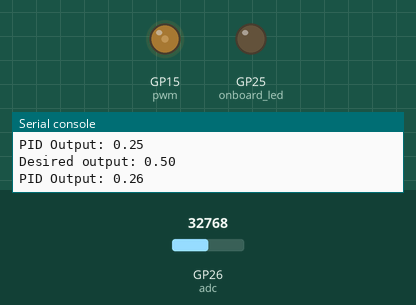
The program below on a simulated Raspberry Pi Pico running MicroPython. On the bench: output pins drawn as LEDs (lit = HIGH), the last lines printed to the serial console. The test bench sets the inputs (shaded band); at power-on: GP26 (adc) = 32768 (analog values on the 0–65535 scale).

Above: at 1.28 s.
1.3 s: GP26 (adc) set to 19660
4.3 s: GP26 (adc) set to 45874
At 5.54 s:
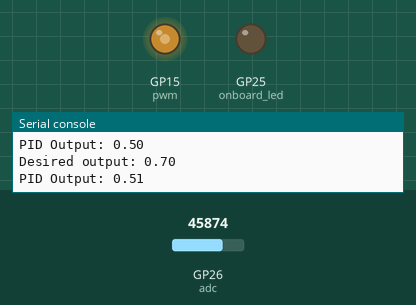
7.3 s: GP26 (adc) set to 57670
At 10.0 s:
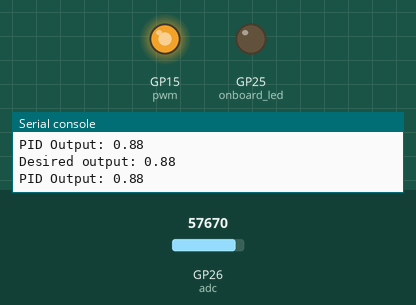
Timing chart, 0 to 11.5 s (numbered marks = the images above; inputs shaded):
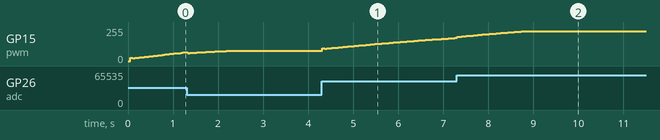

The program:

main.py
```python
from machine import Pin, ADC, PWM
from utime import sleep
from pid import PID

onboard_led = Pin("LED", Pin.OUT)
adc = ADC(Pin(26))
pwm = PWM(Pin(15))
pwm.freq(1000)

pins = [onboard_led]

sample_time = 0.05  # seconds


def read_normalized_adc() -> float:
    return adc.read_u16() / 65535.0


def write_pwm(value: float) -> None:
    duty = int(max(0.0, min(1.0, value)) * 65535)
    pwm.duty_u16(duty)


pid_controller = PID(
    kp=0.02,
    ki=0.008,
    kd=0.008,
    sample_time=sample_time,
    deadband=0.005,
    out_min=0.0,
    out_max=1.0,
)

while True:
    try:
        # onboard_led.toggle()

        sp = read_normalized_adc()
        print(f"Desired output: {sp:.2f}")

        u = pid_controller.compute(sp, u if "u" in locals() else 0.0)
        print(f"PID Output: {u:.2f}")
        write_pwm(u)

        sleep(sample_time)

    except KeyboardInterrupt:
        break

for pin in pins:
    pin.off()
print("Finished.")
```

pid.py
```python
import time


class PID:
    def __init__(
        self,
        kp=1.0,
        ki=0.0,
        kd=0.0,
        sample_time=0.05,
        deadband=0.01,
        out_min=0.0,
        out_max=1.0,
    ):
        """
        Simple PID controller with derivative filtering.
        """
        self.kp = kp
        self.ki = ki
        self.kd = kd
        self.sample_time = sample_time
        self.deadband = deadband
        self.out_min = out_min
        self.out_max = out_max

        self.leak_rate = 0.1

        # Internal state
        self._last_time = None
        self._last_output = 0.0
        self._integral = 0.0
        self._previous_error = 0.0

    def reset(self):
        """
        Reset the PID controller state.
        """
        self._last_time = None
        self.last_output = 0.0

    def compute(self, sp, pv):
        """
        Compute the PID output value for given process variable (pv) and current time.
        """
        now = time.ticks_ms()

        if self._last_time is None:
            self._last_time = now

        dt_ms = time.ticks_diff(now, self._last_time)
        dt = dt_ms / 1000.0

        if dt < self.sample_time:
            return self._last_output

        error = sp - pv

        p = self.kp * error

        if abs(error) < self.deadband:
            self._integral *= max(0.0, (1.0 - self.leak_rate) * dt)
            d = 0.0
        else:
            self._integral += max(-0.1, min(0.1, self.ki * error * dt))
            d = self.kd * ((error - self._previous_error) / dt)

        # Compute total output
        u = pv + p + self._integral + d

        # Clamp output to bounds
        u = max(self.out_min, min(self.out_max, u))
        if u < self.deadband:
            u = 0.0

        # Update state
        self._last_output = u
        self._last_time = now
        self._previous_error = error

        return u
```
